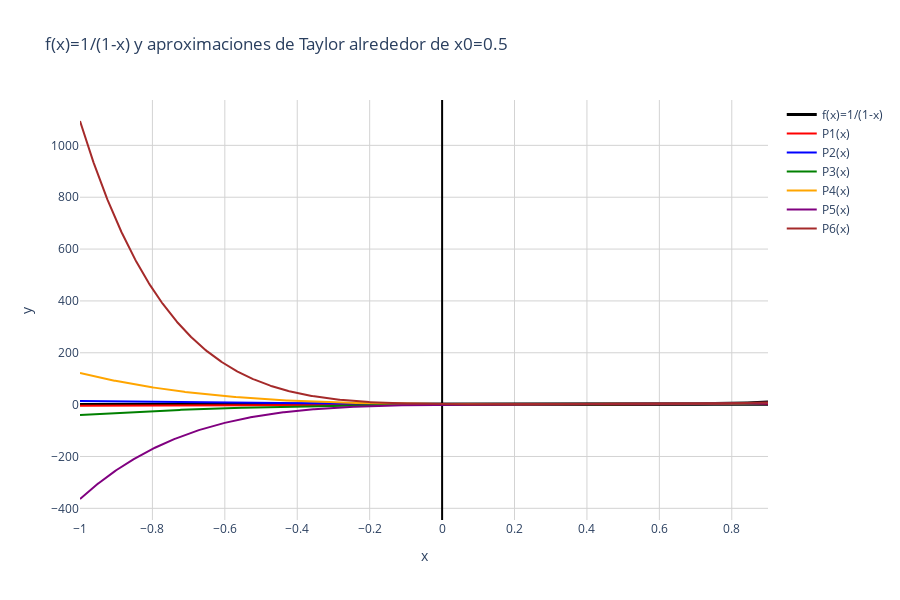

Notebook code for this chart:
### Markdown cell above
**2. $f(x)= \frac{1}{1-x}$**

### Code cell
import numpy as np
import plotly.graph_objects as go
import math

x0 = 0.5
grados = [1, 2, 3, 4, 5, 6]  
x = np.linspace(-1, 0.9, 800)  
y_real = 1 / (1 - x)

def taylor_1_over_1_minus_x(x, n, x0=0.5):
    x = np.array(x, dtype=float)
    s = np.zeros_like(x)
    for k in range(n+1):
        derivada_k = math.factorial(k) / (1 - x0)**(k+1)  
        s += derivada_k / math.factorial(k) * (x - x0)**k
    return s

fig = go.Figure()

fig.add_trace(go.Scatter(
    x=x, y=y_real,
    mode='lines',
    name='f(x)=1/(1-x)',
    line=dict(color='black', width=3)
))

colores = ['red', 'blue', 'green', 'orange', 'purple', 'brown']
for i, n in enumerate(grados):
    y_taylor = taylor_1_over_1_minus_x(x, n, x0)
    fig.add_trace(go.Scatter(
        x=x, y=y_taylor,
        mode='lines',
        name=f'P{n}(x)',
        line=dict(color=colores[i], width=2)
    ))

fig.update_layout(
    title='f(x)=1/(1-x) y aproximaciones de Taylor alrededor de x0=0.5',
    xaxis=dict(title='x', zeroline=True, zerolinewidth=2, zerolinecolor='black', showgrid=True, gridcolor='lightgrey'),
    yaxis=dict(title='y', zeroline=True, zerolinewidth=2, zerolinecolor='black', showgrid=True, gridcolor='lightgrey'),
    template='plotly_white',
    width=900,
    height=600
)

fig.show()

### Figure 1 — Plotly figure (JSON) as saved in the notebook; plotly's stock layout.template omitted (floating-point values rounded to 4 significant figures; data arrays with more than 128 entries replaced by an {"elided": "..."} marker saying what was removed)
{"data": [{"line": {"color": "black", "width": 3}, "mode": "lines", "name": "f(x)=1/(1-x)", "type": "scatter", "x": {"elided": "800 float values"}, "y": {"elided": "800 float values"}}, {"line": {"color": "red", "width": 2}, "mode": "lines", "name": "P1(x)", "type": "scatter", "x": {"elided": "800 float values"}, "y": {"elided": "800 float values"}}, {"line": {"color": "blue", "width": 2}, "mode": "lines", "name": "P2(x)", "type": "scatter", "x": {"elided": "800 float values"}, "y": {"elided": "800 float values"}}, {"line": {"color": "green", "width": 2}, "mode": "lines", "name": "P3(x)", "type": "scatter", "x": {"elided": "800 float values"}, "y": {"elided": "800 float values"}}, {"line": {"color": "orange", "width": 2}, "mode": "lines", "name": "P4(x)", "type": "scatter", "x": {"elided": "800 float values"}, "y": {"elided": "800 float values"}}, {"line": {"color": "purple", "width": 2}, "mode": "lines", "name": "P5(x)", "type": "scatter", "x": {"elided": "800 float values"}, "y": {"elided": "800 float values"}}, {"line": {"color": "brown", "width": 2}, "mode": "lines", "name": "P6(x)", "type": "scatter", "x": {"elided": "800 float values"}, "y": {"elided": "800 float values"}}], "layout": {"height": 600, "title": {"text": "f(x)=1/(1-x) y aproximaciones de Taylor alrededor de x0=0.5"}, "width": 900, "xaxis": {"gridcolor": "lightgrey", "showgrid": true, "title": {"text": "x"}, "zeroline": true, "zerolinecolor": "black", "zerolinewidth": 2}, "yaxis": {"gridcolor": "lightgrey", "showgrid": true, "title": {"text": "y"}, "zeroline": true, "zerolinecolor": "black", "zerolinewidth": 2}}}
